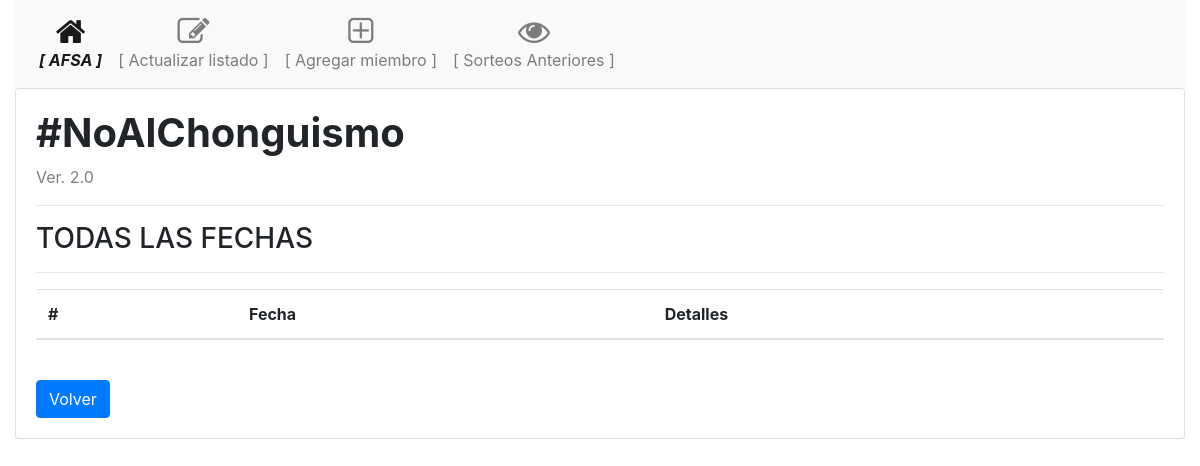
The app's page /historico, older data.
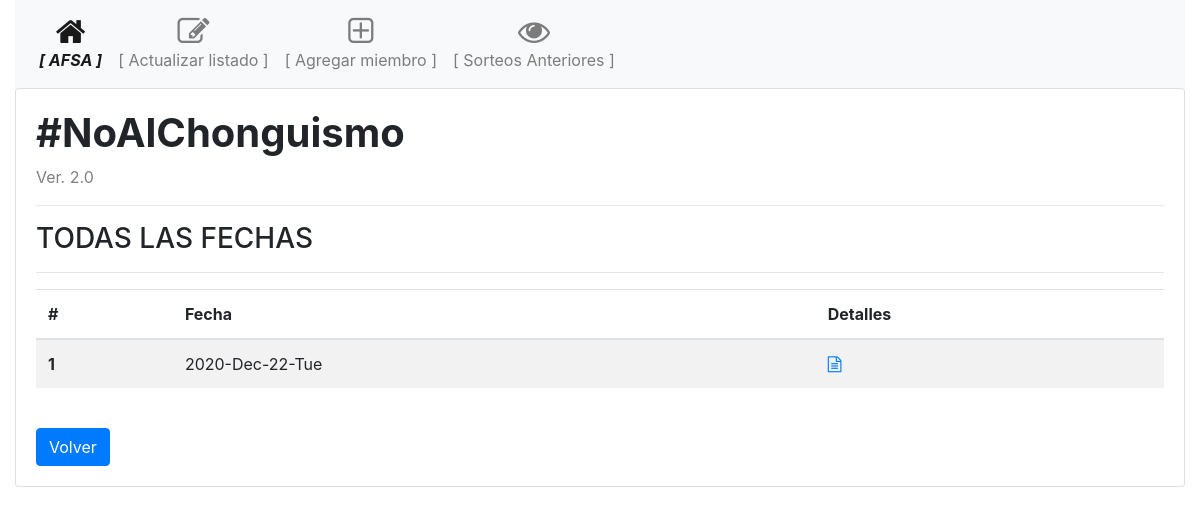
The same page, newer data.
### models.py (models this page shows, shortened)
class Equipos(db.Model):
    id = db.Column(db.Integer, primary_key=True)
    nombre = db.Column(db.String(100), nullable=False)
    listado = db.Column(db.String(150), nullable=False)
    date = db.Column(db.Date, nullable=False)

### routes.py (the view)
@app.route('/historico', methods=['GET', 'POST'])
def historico():
    equipos = Equipos.query.all()
    return render_template('historico.html', equipos=equipos)

### templates/historico.html
{% extends "base.html" %}
{% block main %}
    <h3>TODAS LAS FECHAS</h3>
    <hr>
    <div class="d-flex flex-row d-flex align-items-center">
        <table class="table table-striped">
            <thead>
                <tr>
                  <th scope="col">#</th>
                  <th scope="col">Fecha</th>
                  <th scope="col">Detalles</th>
                </tr>
            </thead>
            <tbody>
                {% for equipo in equipos %}
                <tr>
                    <th scope="row">{{ equipo.id }}</th>
                    <td>{{ equipo.nombre }}</td>
                    <td class="align-self-end">
                        <a href="{{ url_for('detalles', equipos_id=equipo.id) }}">
                            <i class="fa fa-file-text-o"></i>
                        </a>
                    </td>
                </tr>
                {% endfor %}
            </tbody>
        </table>
    </div>
    <br>
    <div>
        <a href="{{ url_for('index') }}" class="btn btn-primary">Volver</a>
    </div>
{% endblock main %}

### templates/base.html (shortened to what this page needs)
<!doctype html>
<html lang="en">
  <head>
    <link rel="stylesheet" href="https://stackpath.bootstrapcdn.com/bootstrap/4.5.0/css/bootstrap.min.css">
    <link rel="stylesheet" href="https://maxcdn.bootstrapcdn.com/font-awesome/4.4.0/css/font-awesome.min.css">
  </head>
  <body>
    <div class="container-fluid">
      <nav class="navbar navbar-expand navbar-light bg-light">
        <ul class="navbar-nav text-center">
          <li class="nav-item active">
              <a href="{{ url_for('index') }}" class="nav-link d-flex flex-column">
              <i class="fa fa-home fa-2x"></i>
              <span class="d-none d-sm-inline"><i><strong>[ AFSA ]</strong></i></span></a>
          </li>
          <li class="nav-item"><a href="{{ url_for('update') }}" class="nav-link d-flex flex-column"><i
                class="fa fa-pencil-square-o fa-2x"></i>
              <span class="d-none d-sm-inline">[ Actualizar listado ]</span></a></li>
          <li class="nav-item"><a href="{{ url_for('add') }}" class="nav-link d-flex flex-column"><i
                class="fa fa-plus-square-o fa-2x"></i>
              <span class="d-none d-sm-inline">[ Agregar miembro ]</span></a></li>
          <li class="nav-item"><a href="{{ url_for('historico') }}" class="nav-link d-flex flex-column"><i
                class="fa fa fa-eye fa-2x"></i>
              <span class="d-none d-sm-inline">[ Sorteos Anteriores ]</span></a></li>
        </ul>
      </nav>
      <div>
        <div class="card">
          <div class="card-body">
            <h1><strong>#NoAlChonguismo</strong></h1>
            <span style="color: grey">Ver. 2.0</span>
            <hr>
            {% block main %}{% endblock %}
          </div>
        </div>
      </div>
    </div>
  </body>
</html>

Row changes from the older to the newer data that the page shows:
added Equipos: id "1", nombre "2020-Dec-22-Tue"
